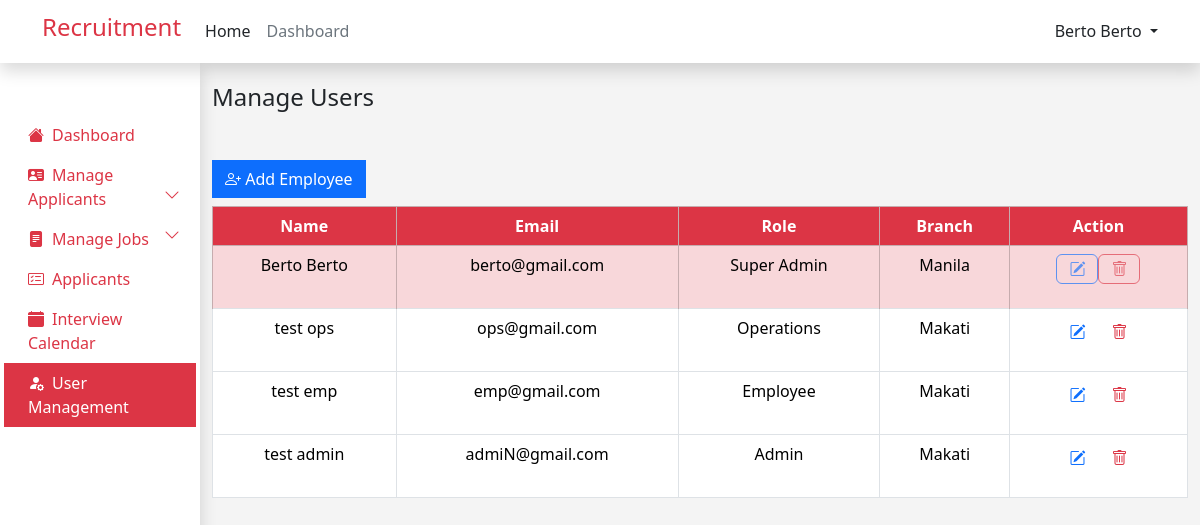
Page /admin/manage_user.php (signed in) on the earlier database version.
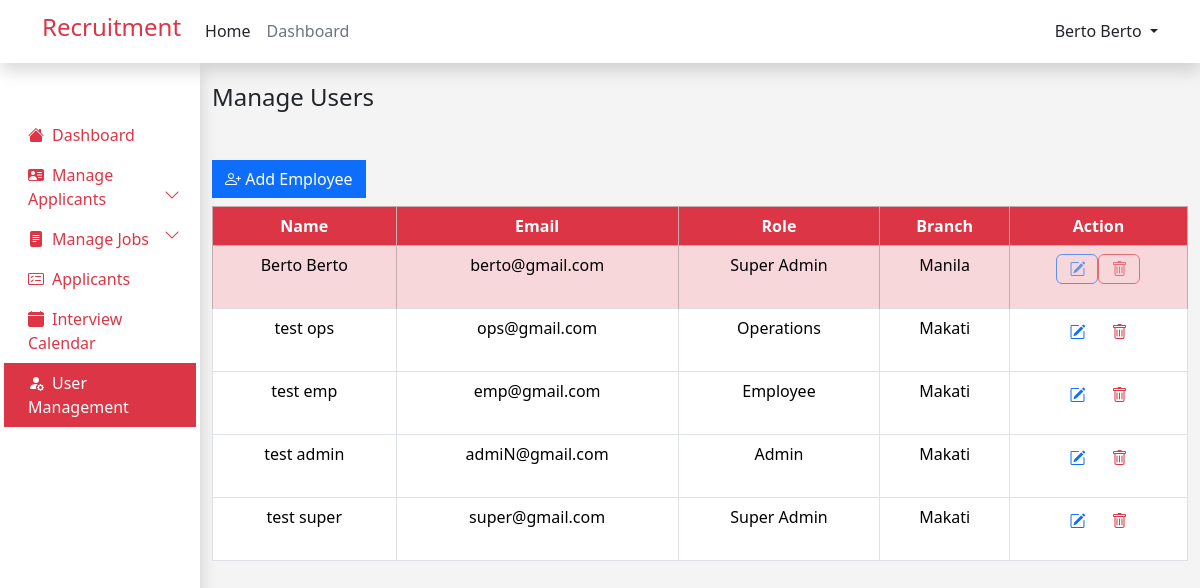
Same page on the later database version.
### tables this page shows
CREATE TABLE `user` (
  `id` int(11) NOT NULL,
  `first_name` varchar(255) NOT NULL,
  `last_name` varchar(255) NOT NULL,
  `email` varchar(255) NOT NULL,
  `password` varchar(255) NOT NULL,
  `role` varchar(255) NOT NULL,
  `resume` varchar(255) NOT NULL,
  `branch` varchar(255) NOT NULL
);

### admin/manage_user.php (the view, shortened to what this page needs)
<?php
include ('../admin/manage_user_process.php');
$query = "SELECT * FROM user WHERE role != ?";
$role = "user";
$stmt = $conn->prepare($query);
$stmt->bind_param("s", $role);
$stmt->execute();
$result = $stmt->get_result();
include ('../components/header.php');
?>
<!DOCTYPE html>
<html lang="en">
<head>
</head>
<body style="background-color: #F4F4F4; ">
    <div class="container-fluid">
        <div class="row">
            <div class="col-md-2 col-lg-3 col-xl-2 bg-white  p-0 m-0 d-lg-block shadow" style="min-height: 91vh;">
                <?php include ("../admin/admin_sidebar.php"); ?>
            </div>
            <div class="col-md-10 col-lg-9 col-xl-10  mt-3 ">
                <h4 class=" mt-1 mb-5 ">Manage Users</h4>
                <div class="row">
                    <div class="col-md-6 col-lg-9">
                        <div class="float-start mb-2">
                            <button type="button" class="btn btn-primary " data-bs-toggle="modal"
                                data-bs-target="#addUserModal" style="border-radius: 0;">
                                <i class="bi bi-person-plus"></i> Add Employee
                            </button>
                        </div>
                    </div>
                </div>
                <div class="table-responsive">
                    <table id="employeeTable" class="table text-center table-hover table-bordered bg-white border">
                        <thead class="table-danger">
                            <tr>
                                <th class="bg-danger text-white">Name</th>
                                <th class="bg-danger text-white">Email</th>
                                <th class="bg-danger text-white">Role</th>
                                <th class="bg-danger text-white">Branch</th>
                                <th class="bg-danger text-white">Action</th>
                            </tr>
                        </thead>
                        <tbody style="margin-bottom: 10px;">
                            <?php
                            while ($row = $result->fetch_assoc()) {
                                $loggedInUserId = $_SESSION['user_id'];
                                $highlightClass = ($loggedInUserId == $row['id']) ? 'table-danger' : '';
                                $disableAction = ($loggedInUserId == $row['id']) ? 'disabled' : '';
                                ?>
                                <tr>
                                    <td class="<?php echo $highlightClass; ?>">
                                        <?php echo $row['first_name'] . ' ' . $row['last_name']; ?>
                                    </td>
                                    <td class="<?php echo $highlightClass; ?>">
                                        <?php echo $row['email']; ?>
                                    </td>
                                    <td class="<?php echo $highlightClass; ?>">
                                        <?php echo $row['role']; ?>
                                    </td>
                                    <td class="<?php echo $highlightClass; ?>">
                                        <?php echo $row['branch']; ?>
                                    </td>
                                    <td class="<?php echo $highlightClass; ?>">
                                        <div class="btn-group" role="group" aria-label="User Actions">
                                            <form>
                                                <button type="button" class="btn text-primary" data-bs-toggle="modal"
                                                    data-bs-target="#editUserModal<?php echo $row['id'] ?>" <?php echo $disableAction; ?>>
                                                    <i class="bi bi-pencil-square"></i>
                                                </button>
                                            </form>
                                            <form id="deleteEmpForm<?php echo $row['id'] ?>"
                                                action="manage_user_process.php" method="post">
                                                <button type="button" class="btn text-danger"
                                                    onclick="confirmDelete(<?php echo $row['id']; ?>)" <?php echo $disableAction; ?>>
                                                    <i class="bi bi-trash"></i>
                                                </button>
                                            </form>
                                        </div>
                                    </td>
                                </tr>
                                <?php
                            }
                            ?>
                        </tbody>
                    </table>
                </div>
            </div>
        </div>
    </div>
</body>
</html>

Differences in the rows shown:
added user: first_name "test", last_name "super", email "super@gmail.com", role "Super Admin", branch "Makati"
